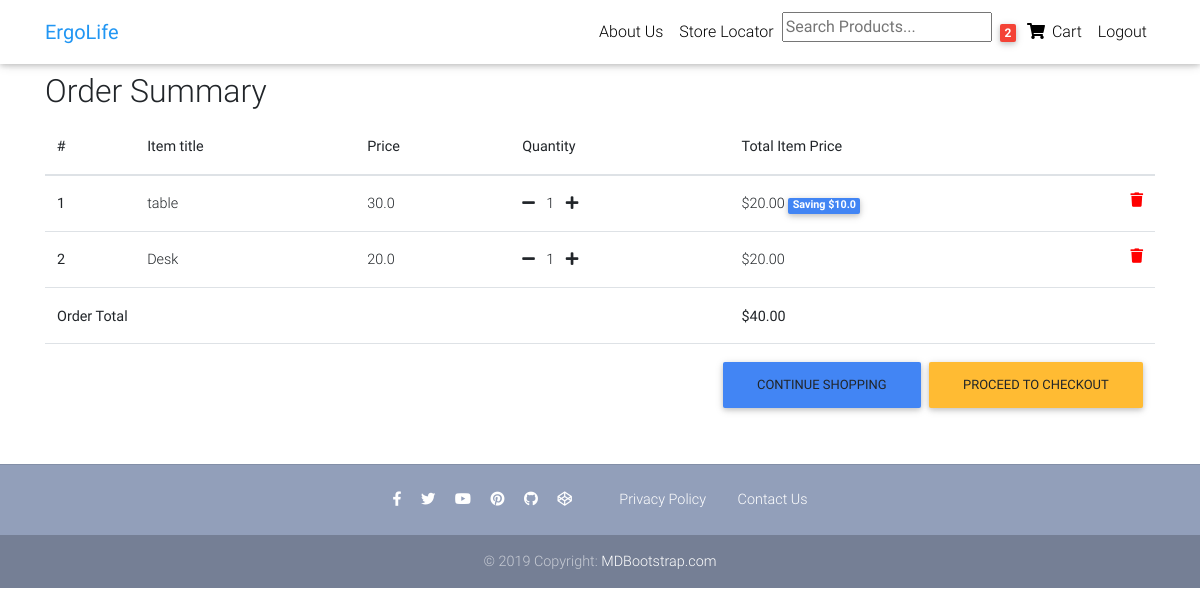
The app's page /order-summary/ (signed in), older data.
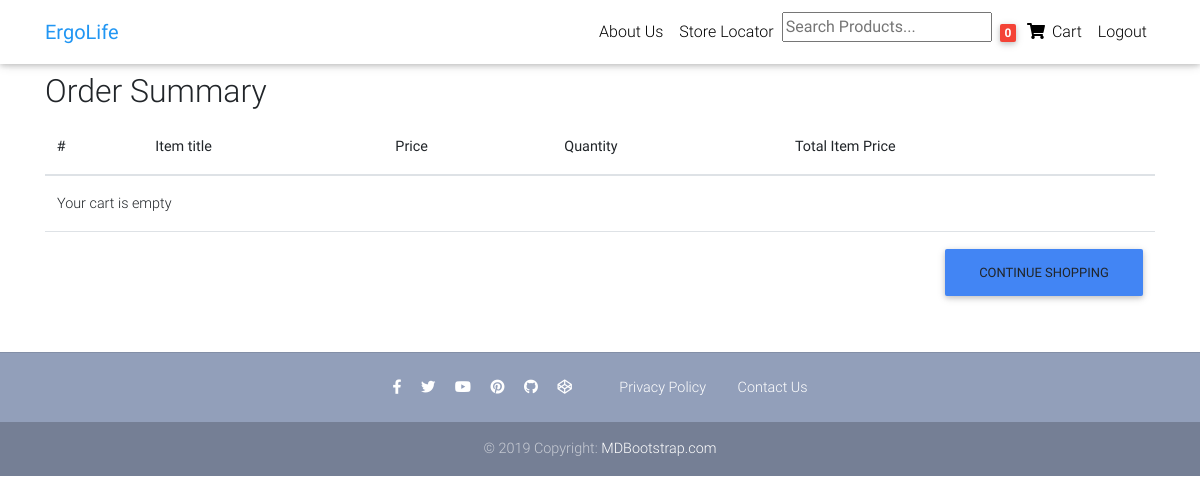
The same page, newer data.
### core/models.py (models this page shows, shortened)
class Order(models.Model):
    user = models.ForeignKey(settings.AUTH_USER_MODEL,
                             on_delete=models.CASCADE)
    ref_code = models.CharField(max_length=20, blank=True, null=True)
    items = models.ManyToManyField(OrderItem)
    start_date = models.DateTimeField(auto_now_add=True)
    ordered_date = models.DateTimeField()
    ordered = models.BooleanField(default=False)
    shipping_address = models.ForeignKey(
        'Address', related_name='shipping_address', on_delete=models.SET_NULL, blank=True, null=True)
    billing_address = models.ForeignKey(
        'Address', related_name='billing_address', on_delete=models.SET_NULL, blank=True, null=True)
    payment = models.ForeignKey(
        'Payment', on_delete=models.SET_NULL, blank=True, null=True)
    coupon = models.ForeignKey(
        'Coupon', on_delete=models.SET_NULL, blank=True, null=True)
    being_delivered = models.BooleanField(default=False)
    received = models.BooleanField(default=False)
    refund_requested = models.BooleanField(default=False)
    refund_granted = models.BooleanField(default=False)
    '''
    1. Item added to cart
    2. Adding a billing address
    (Failed checkout)
    3. Payment
    (Preprocessing, processing, packaging etc.)
    4. Being delivered
    5. Received
    6. Refunds
    '''
    def get_total(self):
        total = 0
        for order_item in self.items.all():
            total += order_item.get_final_price()
        if self.coupon:
            total -= self.coupon.amount
        return total

class OrderItem(models.Model):
    user = models.ForeignKey(settings.AUTH_USER_MODEL,
                             on_delete=models.CASCADE)
    ordered = models.BooleanField(default=False)
    item = models.ForeignKey(Item, on_delete=models.CASCADE)
    quantity = models.IntegerField(default=1)
    def get_total_item_price(self):
        return self.quantity * self.item.price
    def get_total_discount_item_price(self):
        return self.quantity * self.item.discount_price
    def get_amount_saved(self):
        return self.get_total_item_price() - self.get_total_discount_item_price()
    def get_final_price(self):
        if self.item.discount_price:
            return self.get_total_discount_item_price()
        return self.get_total_item_price()

class Item(models.Model):
    title = models.CharField(max_length=100)
    price = models.FloatField()
    discount_price = models.FloatField(blank=True, null=True)
    category = models.CharField(choices=CATEGORY_CHOICES, max_length=2)
    label = models.CharField(choices=LABEL_CHOICES, max_length=1)
    slug = models.SlugField()
    description = models.TextField()
    image = models.ImageField()

### core/views.py (the view)
# urls.py: path('order-summary/', OrderSummaryView.as_view(), name='order-summary'),
class OrderSummaryView(LoginRequiredMixin, View):
    def get(self, *args, **kwargs):
        try:
            order = Order.objects.get(user=self.request.user, ordered=False)
            context = {
                'object': order
            }
            return render(self.request, 'order_summary.html', context)
        except ObjectDoesNotExist:
            messages.warning(self.request, "You do not have an active order")
            return redirect("/")

### core/templatetags/cart_template_tags.py (called while the page is built)
@register.filter
def cart_item_count(user):
    if user.is_authenticated:
        qs = Order.objects.filter(user=user, ordered=False)
        if qs.exists():
            return qs[0].items.count()
    return 0

### templates/order_summary.html (shortened to what this page needs)
{% extends "base.html" %}
{% block content %}
<main>
    <div class="container">
        <div class="table-responsive text-nowrap">
            <h2>Order Summary</h2>
            <table class="table">
                <thead>
                    <tr>
                        <th scope="col">#</th>
                        <th scope="col">Item title</th>
                        <th scope="col">Price</th>
                        <th scope="col">Quantity</th>
                        <th scope="col">Total Item Price</th>
                    </tr>
                </thead>
                <tbody>
                    {% for order_item in object.items.all %}
                    <tr>
                        <th scope="row">{{ forloop.counter }}</th>
                        <td>{{ order_item.item.title }}</td>
                        <td>{{ order_item.item.price }}</td>
                        <td>
                            <a href="{% url 'core:remove-single-item-from-cart' order_item.item.slug %}"><i
                                    class="fas fa-minus mr-2"></i></a>
                            {{ order_item.quantity }}
                            <a href="{% url 'core:add-to-cart' order_item.item.slug %}"><i
                                    class="fas fa-plus ml-2"></i></a>
                        </td>
                        <td>
                            {% if order_item.item.discount_price %}
                            ${{ order_item.get_total_discount_item_price|floatformat:2 }}
                            <span class="badge badge-primary">Saving ${{ order_item.get_amount_saved }}</span>
                            {% else %}
                            ${{ order_item.get_total_item_price|floatformat:2 }}
                            {% endif %}
                            <a style='color: red;' href="{% url 'core:remove-from-cart' order_item.item.slug %}">
                                <i class="fas fa-trash float-right"></i>
                            </a>
                        </td>
                    </tr>
                    {% empty %}
                    <tr>
                        <td colspan='5'>Your cart is empty</td>
                    </tr>
                    <tr>
                        <td colspan="5">
                            <a class='btn btn-primary float-right' href='/'>Continue shopping</a>
                        </td>
                    </tr>
                    {% endfor %}
                    {% if object.get_total %}
                    <tr>
                        <td colspan="4"><b>Order Total</b></td>
                        <td><b>${{ object.get_total|floatformat:2  }}</b></td>
                    </tr>
                    <tr>
                        <td colspan="5">
                            <a class='btn btn-warning float-right ml-2' href='/checkout/'>Proceed to checkout</a>
                            <a class='btn btn-primary float-right' href='/'>Continue shopping</a>
                        </td>
                    </tr>
                    {% endif %}
                </tbody>
            </table>
        </div>
    </div>
</main>
{% endblock content %}

### templates/base.html (shortened to what this page needs)
{% load static %}
<!DOCTYPE html>
<html lang="en">
<head>
  <link rel="stylesheet" href="https://use.fontawesome.com/releases/v5.8.1/css/all.css">
  <link href="{% static 'css/bootstrap.min.css' %}" rel="stylesheet">
  <link href="{% static 'css/mdb.min.css' %}" rel="stylesheet">
  <link href="{% static 'css/style.min.css' %}" rel="stylesheet">
</head>
{% include "navbar.html" %}
<body>
  <div class="mt-5 pt-4">
  </div>
  {% block content %}
  {% endblock content %}
  {% include "footer.html" %}
</body>
</html>

### templates/navbar.html (shortened to what this page needs)
{% load cart_template_tags %}
<nav class="navbar fixed-top navbar-expand-lg navbar-light white scrolling-navbar">
  <div class="container">
    <a class="navbar-brand waves-effect" href="/">
      <strong class="blue-text">ErgoLife</strong>
    </a>
    <div class="collapse navbar-collapse" id="navbarSupportedContent">
      <ul class="navbar-nav nav-flex-icons">
        {% if request.user.is_authenticated %}
        <li class="nav-item">
          <a class="nav-link waves-effect" href="/aboutus">
            <span class="clearfix d-none d-sm-inline-block"> About Us </span>
          </a>
        </li>
        <li class="nav-item">
          <a class="nav-link waves-effect" href="/locateus">
            <span class="clearfix d-none d-sm-inline-block"> Store Locator</span>
          </a>
        </li>
        <li class="nav-item">
          <form action="/search_results" method="get">
            <input name="q" type="text" placeholder="Search Products...">
          </form>
        </li>
        <li class="nav-item">
          <a href="{% url 'core:order-summary' %}" class="nav-link waves-effect">
            <span class="badge red z-depth-1 mr-1"> {{ request.user|cart_item_count }} </span>
            <i class="fas fa-shopping-cart"></i>
            <span class="clearfix d-none d-sm-inline-block"> Cart </span>
          </a>
        </li>
        <li class="nav-item">
          <a class="nav-link waves-effect" href="{% url 'account_logout' %}">
            <span class="clearfix d-none d-sm-inline-block"> Logout </span>
          </a>
        </li>
        {% endif %}
      </ul>
    </div>
  </div>
</nav>

### templates/footer.html
<footer class="page-footer text-center font-small mt-4 wow fadeIn" style="padding-bottom: 0px; ">
  <hr class="my-4">
  <div class="pb-4">
    <a href="https://www.facebook.com/" target="_blank">
      <i class="fab fa-facebook-f mr-3"></i>
    </a>
    <a href="https://twitter.com/" target="_blank">
      <i class="fab fa-twitter mr-3"></i>
    </a>
    <a href="https://www.youtube.com/" target="_blank">
      <i class="fab fa-youtube mr-3"></i>
    </a>
    <a href="https://pinterest.com/" target="_blank">
      <i class="fab fa-pinterest mr-3"></i>
    </a>
    <a href="https://github.com/" target="_blank">
      <i class="fab fa-github mr-3"></i>
    </a>
    <a href="http://codepen.io/" target="_blank">
      <i class="fab fa-codepen mr-3"></i>  &nbsp; &nbsp; &nbsp; &nbsp;
    </a>
    <a href="/media_root/policy1.pdf" target="_blank">Privacy Policy &nbsp; &nbsp; &nbsp; &nbsp;</a>
    <a href="/contact-us/" target="_blank">Contact Us</a>
  </div>
  <div class="footer-copyright py-3">
    © 2019 Copyright:
    <a href="https://mdbootstrap.com/education/bootstrap/" target="_blank"> MDBootstrap.com </a>
  </div>
</footer>

### templates/scripts.html (shortened to what this page needs)
{% load static %}

### templates/base.html (style rules this page uses)
html, body, header, .carousel { height: 60vh; }

Row changes from the older to the newer data that the page shows:
removed OrderItem: item "table", item.price "30.0", quantity "1", get_total_discount_item_price "20.00", get_amount_saved "10.0"
removed OrderItem: item "Desk", item.price "20.0", quantity "1", get_total_item_price "20.00"
no longer on this page (row edited): Order: get_total "40.00"
Text that changed along with them:
{{ request.user|cart_item_count }}: "2" → "0"
text no longer shown: "Order Total $ PROCEED TO CHECKOUT"
text now shown: "Your cart is empty"
